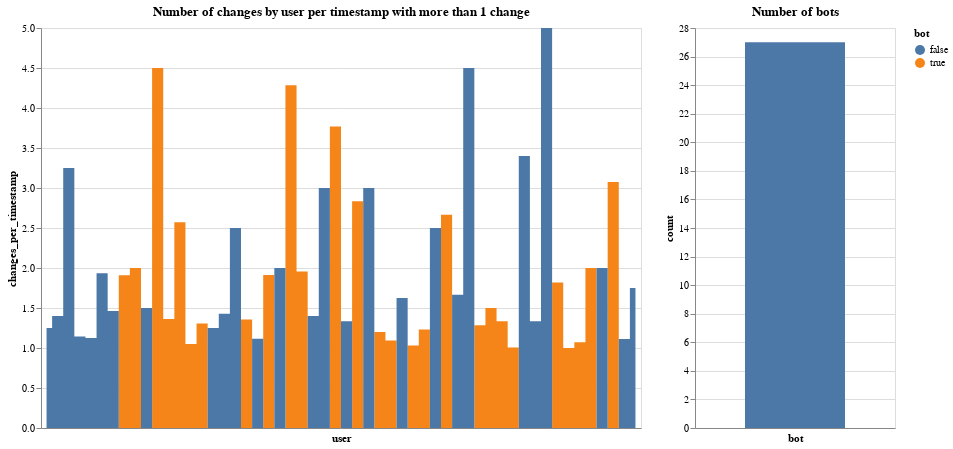

The notebook cell this image was saved under:
### Markdown cell above
## Avg number of changes done by user per timestamp (balanced by bot/not bot and with more than 1 change)

### Code cell
from datetime import datetime

df['timestamp_parsed'] = df.timestamp.map(lambda x: datetime.fromtimestamp(x))

avg_changes_per_timestamp = df[['user', 'timestamp']].value_counts().groupby('user').mean().reset_index()
avg_changes_per_timestamp.columns = ['user', 'changes_per_timestamp']
avg_changes_per_timestamp['bot'] = avg_changes_per_timestamp.user.map(lambda x: gd_dict[x])

np.random.seed(42)

avg_changes_per_timestamp = avg_changes_per_timestamp[avg_changes_per_timestamp.changes_per_timestamp > 1.]

num = avg_changes_per_timestamp[avg_changes_per_timestamp.bot].shape[0]
print(f'There are {num} bots')

bot_sample_df = avg_changes_per_timestamp[avg_changes_per_timestamp.bot].sample(num)
not_bot_sample_df = avg_changes_per_timestamp[~avg_changes_per_timestamp.bot].sample(num)

sample_df = pd.concat([bot_sample_df, not_bot_sample_df])

chart_counts = alt.Chart(sample_df).mark_area(
    interpolate='step'
).encode(
    x = alt.X('user', axis=alt.Axis(labels=False, ticks=False)),
    y = alt.Y('changes_per_timestamp:Q'),
    color = alt.Color('bot:N'),
    tooltip = [alt.Tooltip('user'), alt.Tooltip('changes_per_timestamp:Q')]
).properties(
    width = 600,
    height = 400,
    title = 'Number of changes by user per timestamp with more than 1 change'
)

chart_bots = alt.Chart(sample_df).mark_area(
    interpolate='step'
).encode(
    x = alt.X('bot:N', axis=alt.Axis(labels=False, ticks=False)),
    y = alt.Y('count()', title='count'),
    tooltip = [
        alt.Tooltip('count()', title='No of users'), 
        alt.Tooltip('bot')
    ]
).properties(
    width = 200,
    height = 400,
    title = 'Number of bots'
)

chart_counts | chart_bots

### Figure 1 — Vega-Lite specification as saved in the notebook (floating-point values rounded to 4 significant figures)
{"config": {"view": {"continuousWidth": 400, "continuousHeight": 300}}, "hconcat": [{"mark": {"type": "area", "interpolate": "step"}, "encoding": {"color": {"type": "nominal", "field": "bot"}, "tooltip": [{"type": "nominal", "field": "user"}, {"type": "quantitative", "field": "changes_per_timestamp"}], "x": {"type": "nominal", "axis": {"labels": false, "ticks": false}, "field": "user"}, "y": {"type": "quantitative", "field": "changes_per_timestamp"}}, "height": 400, "title": "Number of changes by user per timestamp with more than 1 change", "width": 600}, {"mark": {"type": "area", "interpolate": "step"}, "encoding": {"tooltip": [{"type": "quantitative", "aggregate": "count", "title": "No of users"}, {"type": "nominal", "field": "bot"}], "x": {"type": "nominal", "axis": {"labels": false, "ticks": false}, "field": "bot"}, "y": {"type": "quantitative", "aggregate": "count", "title": "count"}}, "height": 400, "title": "Number of bots", "width": 200}], "data": {"name": "data-726d9b039e2a856bae8cc3f43115be86"}, "$schema": "https://vega.github.io/schema/vega-lite/v4.8.1.json", "datasets": {"data-726d9b039e2a856bae8cc3f43115be86": [{"user": "DatBot", "changes_per_timestamp": 1.913, "bot": true}, {"user": "GhosterBot", "changes_per_timestamp": 1.2, "bot": true}, {"user": "Dibоt", "changes_per_timestamp": 4.286, "bot": true}, {"user": "PamputtBot", "changes_per_timestamp": 1.007, "bot": true}, {"user": "AnomieBOT", "changes_per_timestamp": 1.91, "bot": true}, {"user": "FACBot", "changes_per_timestamp": 3.769, "bot": true}, {"user": "IncolaBot", "changes_per_timestamp": 1.231, "bot": true}, {"user": "JackBot", "changes_per_timestamp": 2.667, "bot": true}, {"user": "FuzzyBot", "changes_per_timestamp": 2.834, "bot": true}, {"user": "ST47ProxyBot", "changes_per_timestamp": 1.072, "bot": true}, {"user": "Antigng-bot", "changes_per_timestamp": 2.0, "bot": true}, {"user": "Bot1058", "changes_per_timestamp": 2.571, "bot": true}, {"user": "BotMultichillT", "changes_per_timestamp": 1.049, "bot": true}, {"user": "BOT-Superzerocool", "changes_per_timestamp": 4.5, "bot": true}, {"user": "InceptionBot", "changes_per_timestamp": 1.03, "bot": true}, {"user": "QBA-bot", "changes_per_timestamp": 1.82, "bot": true}, {"user": "BloqBot", "changes_per_timestamp": 1.364, "bot": true}, {"user": "SeitenBot2", "changes_per_timestamp": 2.0, "bot": true}, {"user": "RottenBot", "changes_per_timestamp": 1.001, "bot": true}, {"user": "KrBot", "changes_per_timestamp": 1.283, "bot": true}, {"user": "SteinsplitterBot", "changes_per_timestamp": 3.075, "bot": true}, {"user": "MrBlueBot", "changes_per_timestamp": 1.333, "bot": true}, {"user": "DYKUpdateBot", "changes_per_timestamp": 1.357, "bot": true}, {"user": "DumbBOT", "changes_per_timestamp": 1.957, "bot": true}, {"user": "HBC AIV helperbot5", "changes_per_timestamp": 1.095, "bot": true}, {"user": "MGA73bot", "changes_per_timestamp": 1.5, "bot": true}, {"user": "Citation bot", "changes_per_timestamp": 1.306, "bot": true}, {"user": "ガタステノ", "changes_per_timestamp": 1.75, "bot": false}, {"user": "Vituzzu", "changes_per_timestamp": 1.111, "bot": false}, {"user": "2600:1700:8820:2A10:834:5BC3:53:1EA5", "changes_per_timestamp": 3.25, "bot": false}, {"user": "HenryXVII", "changes_per_timestamp": 1.625, "bot": false}, {"user": "69.181.94.31", "changes_per_timestamp": 1.125, "bot": false}, {"user": "Senator2029", "changes_per_timestamp": 2.0, "bot": false}, {"user": "El pitareio", "changes_per_timestamp": 1.4, "bot": false}, {"user": "Avtrubbad", "changes_per_timestamp": 1.5, "bot": false}, {"user": "Prairie Astronomer", "changes_per_timestamp": 5.0, "bot": false}, {"user": "PinappIrit", "changes_per_timestamp": 1.333, "bot": false}, {"user": "IreneWellesley", "changes_per_timestamp": 2.5, "bot": false}, {"user": "Clover Tigers", "changes_per_timestamp": 1.25, "bot": false}, {"user": "Dhruvpa", "changes_per_timestamp": 2.0, "bot": false}, {"user": "Jos WRSM", "changes_per_timestamp": 4.5, "bot": false}, {"user": "Airborne84", "changes_per_timestamp": 1.462, "bot": false}, {"user": "Escudorealordenpuig", "changes_per_timestamp": 3.0, "bot": false}, {"user": "Coastside", "changes_per_timestamp": 1.429, "bot": false}, {"user": "213.16.235.201", "changes_per_timestamp": 1.4, "bot": false}, {"user": "Coen", "changes_per_timestamp": 2.5, "bot": false}, {"user": "Froiicec", "changes_per_timestamp": 1.333, "bot": false}, {"user": "Phediuk", "changes_per_timestamp": 3.4, "bot": false}, {"user": "2803:9800:9001:BF68:2445:D350:77B2:982", "changes_per_timestamp": 1.143, "bot": false}, {"user": "Danre98", "changes_per_timestamp": 1.115, "bot": false}, {"user": "Fyunck(click)", "changes_per_timestamp": 3.0, "bot": false}, {"user": "Jonesey95", "changes_per_timestamp": 1.667, "bot": false}, {"user": "207.181.227.89", "changes_per_timestamp": 1.25, "bot": false}, {"user": "Aaron Pepin", "changes_per_timestamp": 1.933, "bot": false}]}}
